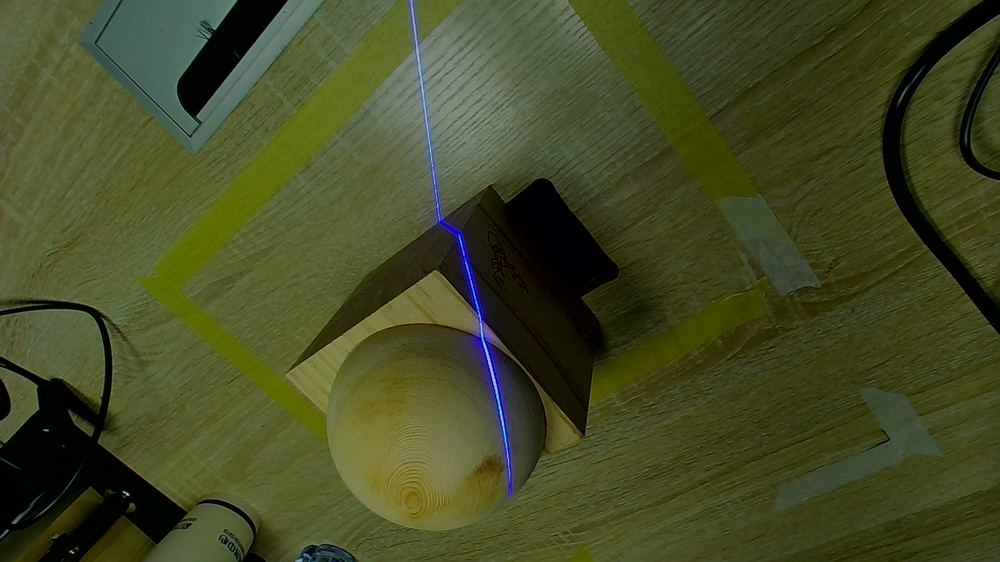
#> input picture data/real_train/data_scan_v3/train/images/frame_000044.jpg, 1000 x 562 px, shrunk from 1920 x 1080 before the run; its folder holds only this picture in this run
$ python labels.py   (older library calls are emulated)
#> lines starting #> are read from the running program, lines starting #| are printed output that depends on the picture
### code/colreg/laser_ref.py
from __future__ import annotations

import cv2
import numpy as np


def laser_score(image: np.ndarray, cfg: dict) -> np.ndarray:
    b, g, r = cv2.split(image.astype(np.float32))
    mode = cfg.get("score_mode", "blue_minus_max")
    if mode == "blue_gated_intensity":
        gate = np.clip(np.maximum(b - g, 0) / max(float(cfg.get("blue_gate_threshold", 5)), 1e-6), 0, 1)
        score = ((b + g + r) / 3) * gate
    elif mode == "blue_minus_green":
        score = b - g
    elif mode == "blue_minus_mean":
        score = b - (r + g) / 2
    else:
        score = b - np.maximum(r, g)
    return np.clip(score, 0, 255).astype(np.float32)


def _centroid(score: np.ndarray, threshold: float, minimum: float, axis: str) -> np.ndarray:
    score = np.where(score >= threshold, score, 0)
    points = []
    profiles = score if axis == "row" else score.T
    coordinates = np.arange(profiles.shape[1], dtype=np.float32)
    for index, profile in enumerate(profiles):
        total = profile.sum()
        if total < minimum:
            continue
        center = float(profile @ coordinates / total)
        points.append((center, float(index)) if axis == "row" else (float(index), center))
    return np.asarray(points, dtype=np.float64).reshape(-1, 2)


def _steger(score: np.ndarray, sigma: float, threshold: float, axis: str) -> np.ndarray:
    smooth = cv2.GaussianBlur(score, (0, 0), sigma)
    # Normalize the 3x3 kernels to derivatives in pixel coordinates.
    # First derivative gain is 8, second/mixed derivative gain is 4.
    gx = cv2.Sobel(smooth, cv2.CV_32F, 1, 0, ksize=3, scale=1 / 8)
    gy = cv2.Sobel(smooth, cv2.CV_32F, 0, 1, ksize=3, scale=1 / 8)
    gxx = cv2.Sobel(smooth, cv2.CV_32F, 2, 0, ksize=3, scale=1 / 4)
    gyy = cv2.Sobel(smooth, cv2.CV_32F, 0, 2, ksize=3, scale=1 / 4)
    gxy = cv2.Sobel(smooth, cv2.CV_32F, 1, 1, ksize=3, scale=1 / 4)
    profiles = smooth if axis == "row" else smooth.T
    points = []
    for index, profile in enumerate(profiles):
        peak = int(np.argmax(profile))
        if profile[peak] < threshold:
            continue
        v, u = (index, peak) if axis == "row" else (peak, index)
        H = np.array([[gxx[v, u], gxy[v, u]], [gxy[v, u], gyy[v, u]]])
        values, vectors = np.linalg.eigh(H)
        if values.min() >= -1e-9:
            continue
        normal = vectors[:, np.argmin(values)]
        gradient = np.array([gx[v, u], gy[v, u]])
        denominator = normal @ H @ normal
        if abs(denominator) < 1e-9:
            continue
        offset = -(gradient @ normal) / denominator
        if abs(offset) <= 1.0:
            points.append((u + offset * normal[0], v + offset * normal[1]))
    return np.asarray(points, dtype=np.float64).reshape(-1, 2)


def extract_centers(image: np.ndarray, cfg: dict, mask: np.ndarray | None = None) -> np.ndarray:
    if cfg.get('method') == 'ridge':
        from .laser_ridge import extract_ridge
        return extract_ridge(image, cfg, mask)
    score = laser_score(image, cfg)
    if mask is not None:
        score = np.where(mask, score, 0).astype(np.float32)
    axis = "column" if str(cfg.get("scan_axis", "row")).startswith("col") else "row"
    if cfg.get("method", "steger") == "centroid":
        return _centroid(score, float(cfg.get("score_threshold", 14)),
                         float(cfg.get("min_intensity", 16)), axis)
    return _steger(score, float(cfg.get("steger_sigma", 2.0)),
                   float(cfg.get("score_threshold", 14)), axis)

### code/colreg/labels.py
"""Per-row sub-pixel center labels from existing mask labels.

Label value per image row y (stripe is near-vertical, scan_axis=row):
  x >= 0   : sub-pixel center (Steger and centroid agree inside the mask)
  -1       : stripe absent (row is well outside the mask extent)
  NaN      : ignore (ambiguous)
"""
import argparse, glob, os, sys
import numpy as np, cv2
from multiprocessing import Pool

sys.path.insert(0, os.path.dirname(__file__))
from laser_ref import extract_centers

CFG = dict(method="steger", score_mode="blue_gated_intensity", blue_gate_threshold=5,
           score_threshold=14, min_intensity=16, scan_axis="row", steger_sigma=2.0)
CFG_C = dict(CFG, method="centroid")
MARGIN = 25
AGREE_PX = 2.0


def label_frame(args):
    img_path, mask_path = args
    img = cv2.imread(img_path)
#> img is the input picture: shape (562, 1000, 3); mean B, G, R 37.1, 74.6, 68.6
    m = cv2.imread(mask_path, 0) > 0
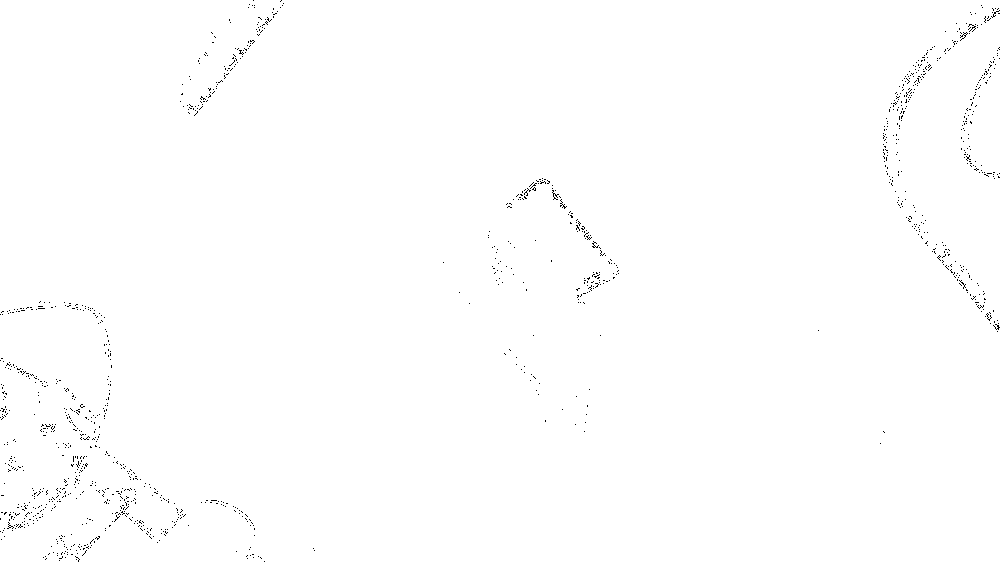
#> m: shape (562, 1000) bool; 99.6% white; black in thin lines or dots
    H = img.shape[0]
#> H = 562
    lab = np.full(H, np.nan, np.float32)
    ys = np.nonzero(m.any(1))[0]
#> ys = 562 values from 0 to 561
    if len(ys) == 0:
        return os.path.basename(img_path), lab
    y0, y1 = ys.min(), ys.max()
#> y0 = 0; y1 = 561
    lab[: max(0, y0 - MARGIN)] = -1
    lab[min(H, y1 + MARGIN + 1):] = -1
    md = cv2.dilate(m.astype(np.uint8), np.ones((1, 9), np.uint8)) > 0
#> md: shape (562, 1000) bool; every value is 1
    st = extract_centers(img, CFG, md)
#> in laser_score, `b, g, r = cv2.split(image.astype(np.float32))`:
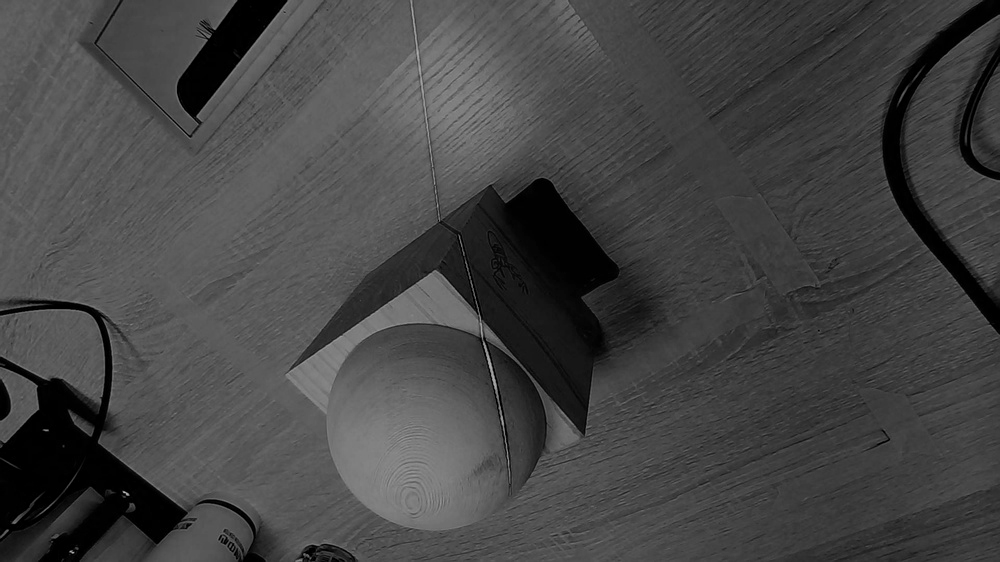
#> r: shape (562, 1000) float32; min 0, max 188, mean 68.6
#> in laser_score, `score = ((b + g + r) / 3) * gate`:
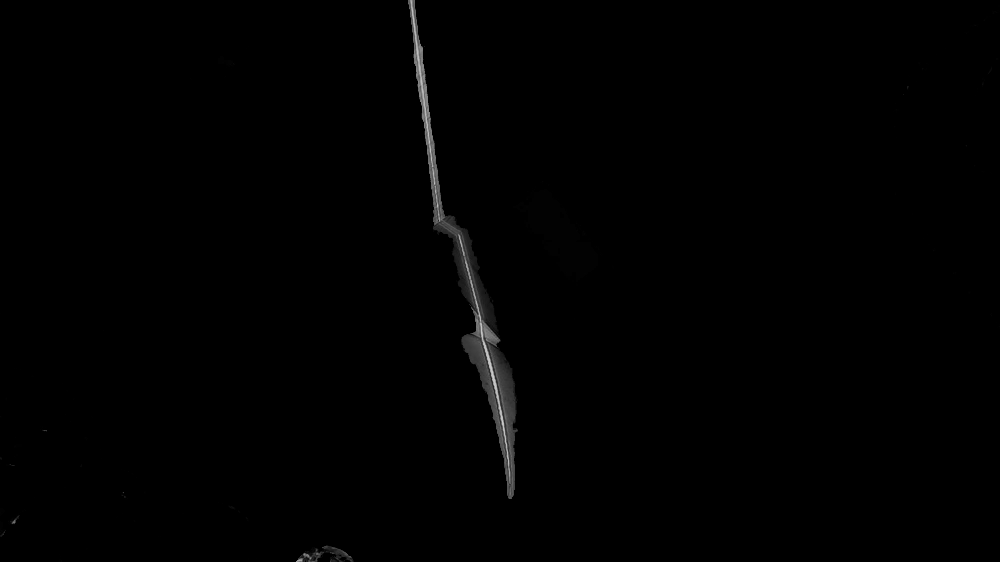
#> score: shape (562, 1000) float32; min 0, max 208, mean 1.2
#> in _steger, `gx = cv2.Sobel(smooth, cv2.CV_32F, 1, 0, ksize=3, scale=1 / 8)`:
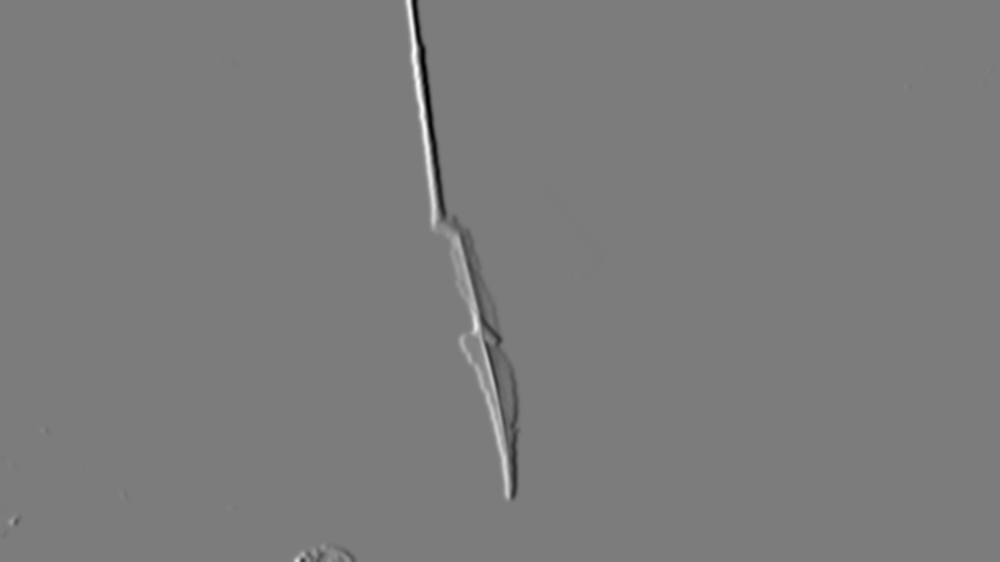
#> gx: shape (562, 1000) float32; min -26.06, max 27.33, mean 0; drawn with min black and max white
#> in _steger, `gy = cv2.Sobel(smooth, cv2.CV_32F, 0, 1, ksize=3, scale=1 / 8)`:
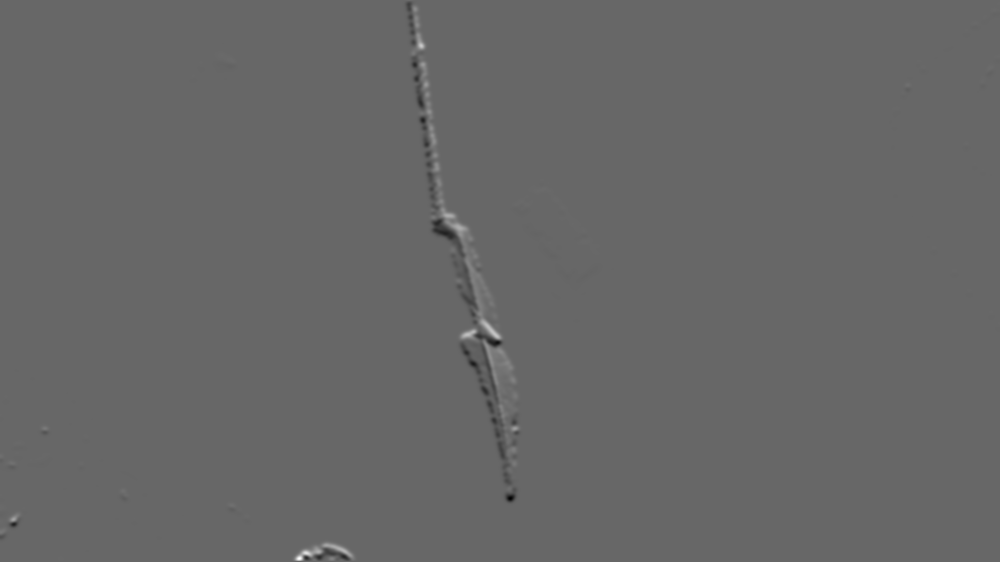
#> gy: shape (562, 1000) float32; min -12.4, max 18.22, mean 0.00188; drawn with min black and max white
#> in _steger, `gxx = cv2.Sobel(smooth, cv2.CV_32F, 2, 0, ksize=3, scale=1 / 4)`:
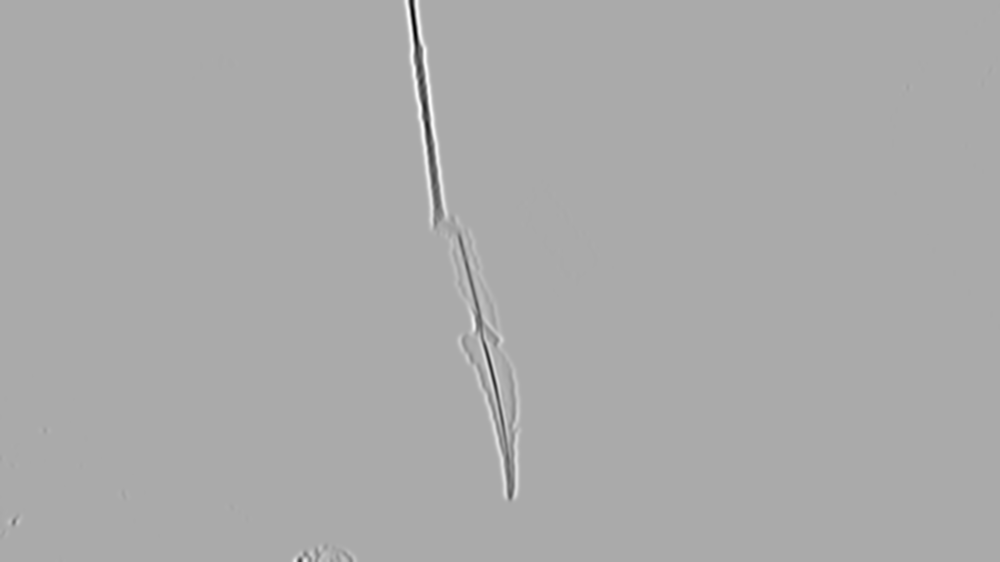
#> gxx: shape (562, 1000) float32; min -15.56, max 7.72, mean -8.08e-06; drawn with min black and max white
#> in _steger, `gxy = cv2.Sobel(smooth, cv2.CV_32F, 1, 1, ksize=3, scale=1 / 4)`:
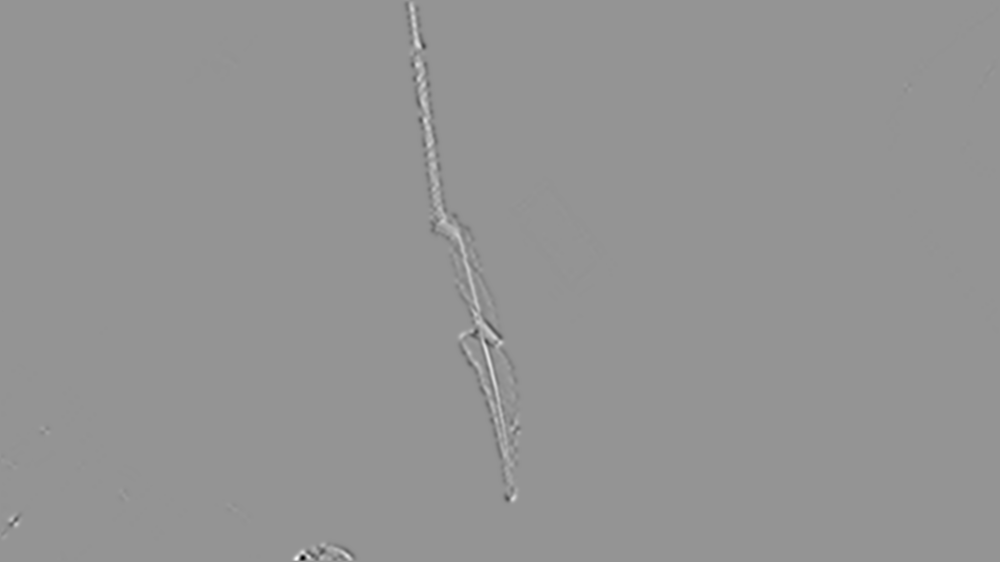
#> gxy: shape (562, 1000) float32; min -5.77, max 4.17, mean -9.66e-08; drawn with min black and max white
#> the loop in _steger, `for index, profile in enumerate(profiles):` made 562 passes
#> (peak, u, H, values, vectors, normal, gradient, denominator) on passes 2 to 4: (411, 411, [[-13.11, 0.426], [0.426, -0.996]], [-13.12, -0.981], [[-0.999, -0.0351], [0.0351, -0.999]], [-0.999, 0.0351], [0.427, -1.03], -13.12), (411, 411, [[-13.12, 0.845], [0.845, -0.706]], [-13.17, -0.649], [[-0.998, -0.0676], [0.0676, -0.998]], [-0.998, 0.0676], [1.06, -1.88], -13.17), (411, 411, [[-13.16, 1.21], [1.21, -0.162]], [-13.28, -0.0499], [[-0.996, -0.0922], [0.0922, -0.996]], [-0.996, 0.0922], [2.09, -2.32], -13.28)
    ce = extract_centers(img, CFG_C, md)
    sd = {int(round(v)): u for u, v in st}
    cd = {int(round(v)): u for u, v in ce}
    for y in range(H):
        if y in sd and y in cd and abs(sd[y] - cd[y]) <= AGREE_PX:
            # exactly one run in the (undilated) mask row
            r = np.diff(np.concatenate([[0], m[y].astype(np.int8), [0]]))
            if (r == 1).sum() == 1:
                lab[y] = sd[y]
    return os.path.basename(img_path), lab


if __name__ == "__main__":
    ap = argparse.ArgumentParser()
    ap.add_argument("--root", default=os.path.expanduser("~/stripe_seg/data_scan_v3"))
    ap.add_argument("--out", default="labels")
    a = ap.parse_args()
    os.makedirs(a.out, exist_ok=True)
    for split in ["train", "val"]:
        ims = sorted(glob.glob(f"{a.root}/{split}/images/*.jpg"))
        jobs = [(p, f"{a.root}/{split}/masks/" + os.path.basename(p).rsplit(".", 1)[0] + ".png") for p in ims]
        with Pool(12) as pool:
            res = pool.map(label_frame, jobs, chunksize=4)
        names = np.array([r[0] for r in res])
        labs = np.stack([r[1] for r in res])
        np.savez_compressed(f"{a.out}/{split}.npz", names=names, labels=labs)
        pres = (labs >= 0).sum(); ab = (labs == -1).sum(); ig = np.isnan(labs).sum()
        print(split, len(names), "present", pres, "absent", ab, "ignore", ig,
              "present_frac_of_mask_rows %.2f" % (pres / max(1, pres + ig - 0)))
#| train 1 present 23 absent 0 ignore 539 present_frac_of_mask_rows 0.04
